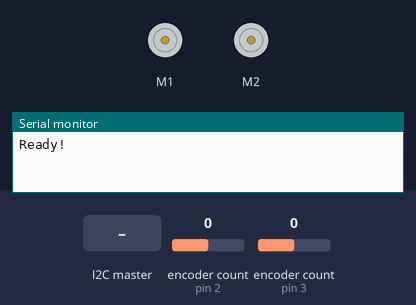
This sketch was run on a simulated Arduino Uno, built with avr-gcc and run on an emulated ATmega328P. Shown: 2 × DC motor (green arrow = forward, orange = backward, longer = faster), the last lines printed to the serial monitor. The inputs (shaded band) are chosen by the test bench; at power-on: encoder count (sensors on pin 2, pin 3) 0.

Above: at 1.2 s.
1.3 s: the I2C master sends the byte 1
At 1.9 s:
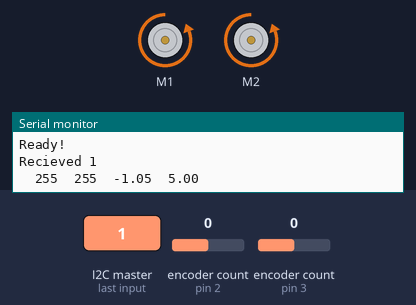
2.8 s: encoder count (sensor on pin 2) set to 4
At 3.7 s:
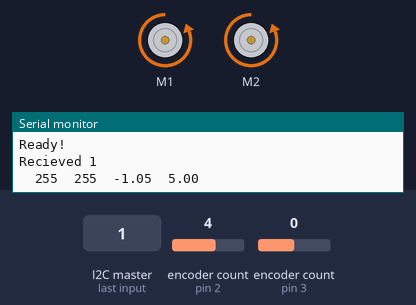
4.3 s: encoder count (sensor on pin 3) set to 4
At 4.6 s:
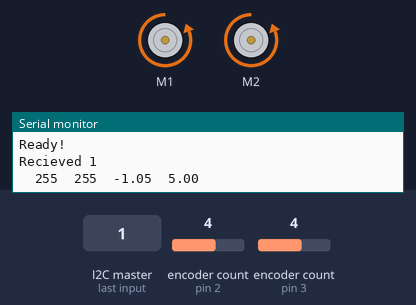
5.8 s: the I2C master sends the byte 0
At 6.7 s:
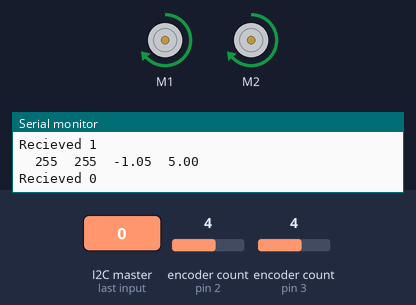
7.3 s: encoder count (sensor on pin 2) set to 5
At 8.3 s:
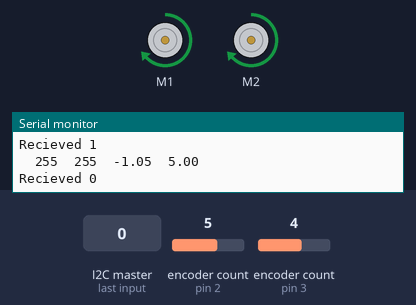
8.8 s: encoder count (sensor on pin 3) set to 3
At 9.3 s:
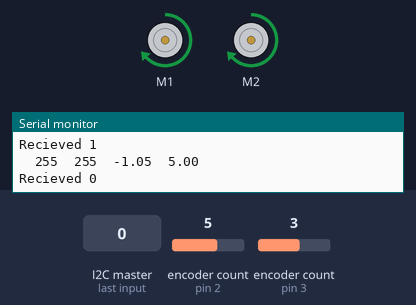
Timing chart, 0 to 11.3 s (numbered marks = the images above; inputs shaded):
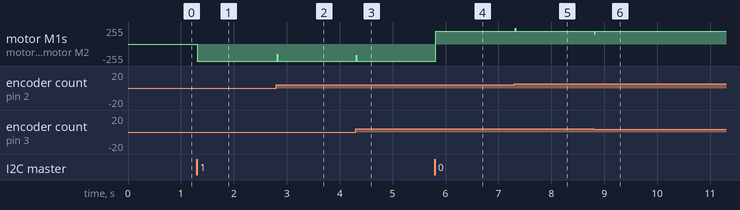

Measured:
- after the input at 1.3 s, motor M1, motor M2: stopped → backward 255/255 at once
- after the input at 2.8 s, motor M1, motor M2: backward 255/255 → backward 155/255 at once, → backward 255/255 0.01 s later
- after the input at 4.3 s, motor M1, motor M2: backward 255/255 → backward 172/255 at once, → backward 255/255 0.01 s later
- after the input at 5.8 s, motor M1, motor M2: backward 255/255 → forward 189/255 at once
- after the input at 7.3 s, motor M1, motor M2: forward 189/255 → forward 235/255 at once, → forward 189/255 0.01 s later
- after the input at 8.8 s, motor M1, motor M2: forward 189/255 → forward 147/255 at once, → forward 189/255 0.01 s later

The sketch:

arduino_program.ino
```cpp
// SEED Lab, Team 3, Demo 2

#include <DualMC33926MotorShield.h>
#include <Encoder.h>
#include <Wire.h>

#define PERIPHERAL_ADDRESS 0x08

Encoder knobLeft(2, 6);
Encoder knobRight(3, 5);

DualMC33926MotorShield md;

const double in_per_cm = 0.3937008;
const double ft_per_cm = in_per_cm/12;

double currentTime() {
  return millis()/1000.0;
}

// PID variables
double Kp_phi = 10.0051896084746; // Hz

double Kp_phi_dot = 10.22597888102; // V*s/rad
double Kd_phi_dot = 0; // V*s^2/rad
double D_phi_dot = 0; // derivative
double D_phi_dot_old1 = 0; // previous derivative
double D_phi_dot_old2 = 0; // previous derivative
double e_phi_dot_past = 0; // previous value

double Kp_rho_dot = 7.14216735267938; // V*s/m
double Ki_rho_dot = 119.884076500748; // V/m
double I_rho_dot = 0; // integral
// double e_rho_dot_past = 0; // previous value

const double Ts_MIN = 0.01;
double Ts = 0.1; // Time step
double Tc = currentTime(); // Running time

//initialize variables
const double r = 3.0 / 12.0;  // radius of the wheel
const double d = 28 * ft_per_cm; // distance between the wheels
const double LEFT_MOTOR_WEIGHT = 1;
const double RIGHT_MOTOR_WEIGHT = 1;

// Max voltage that can be supplied
// NOTE should be set depending on charge
// const double umax = 7.8;
const double umax = 6;

// ---== TASKS ==---
bool should_turn = true;
bool should_move = true;
double turn_by_angle = 0.0*PI/180.0; // radians
double forward_distance = 0; // ft
const double move_speed = 1; // ft/s
const double search_speed = 50.0*PI/180.0; // radians/s
const double max_turn_speed = 90.0*PI/180.0; // radians/s

bool is_searching = false;
bool is_moving = false;
bool at_destination = false;
double distance_traveled = 0;
double turn_to_angle = 0;

double x_offset = 0;
double y_offset = 0;
double search_end_angle = 0;
bool should_set_end_angle = false;
bool should_resume_searching = false;

double theta1_old = 0;
double theta2_old = 0;
double u_diff_old = 0;
double u_bar_old = 0;

void setup() {
  // Start serial for output
  Serial.begin(115200);

  // Initialize motor
  md.init();

  // Initialize i2c as peripheral
  Wire.begin(PERIPHERAL_ADDRESS);

  // Set I2C callbacks
  Wire.onReceive(receiveData);
  Wire.onRequest(sendData);

  Serial.println("Ready!");
}

void loop() {
  // Update target angle
  turn_to_angle += turn_by_angle;
  turn_by_angle = 0;

  // Set phi_desired based on task settings
  double phi_desired;
  if (should_turn) {
    phi_desired = turn_to_angle;
  } else {
    phi_desired = 0;
  }

  // Get motor radians
  long ticks1 = knobRight.read(); //NOTE left
  long ticks2 = knobLeft.read(); //NOTE right
  double theta1 = -((double)ticks1/3200)*2*PI;
  double theta2 = ((double)ticks2/3200)*2*PI;
  // Serial.print("\tTheta1: ");
  // Serial.print(theta1);
  // Serial.print("\tTheta2: ");
  // Serial.print(theta2);

  // Get motor radian speed
  double theta1_dot = (theta1 - theta1_old)/Ts;
  double theta2_dot = (theta2 - theta2_old)/Ts;
  // Serial.print("\tTheta1_dot: ");
  // Serial.print(theta1_dot);
  // Serial.print("\tTheta2_dot: ");
  // Serial.print(theta2_dot);


  // Calculate phi
  double phi = r*(theta1 - theta2)/d;
  // Serial.print("\tPhi: ");
  // Serial.print(phi);
  // Serial.print("\tPhi_des: ");
  // Serial.print(phi_desired);

  // Set initial angle
  if (should_set_end_angle) {
    should_set_end_angle = false;
    search_end_angle = phi + 5*PI;
  }

  // Calculate error
  double e_phi = phi_desired - phi;

  // PID Output
  double phi_dot_desired;
  if (!is_searching) phi_dot_desired = Kp_phi*e_phi; // P
  else if (phi >= search_end_angle) {
    // Go to the center
    double angle = atan2(-y_offset, -x_offset);
    turn_by_angle += angle;
    distance_traveled = 0;
    forward_distance = sqrt(x_offset*x_offset + y_offset*y_offset) - 0.5; // Fudged
    is_searching = false;
    is_moving = false;
    at_destination = false;
    should_resume_searching = true;
  } else {
    phi_dot_desired = search_speed;
    // Update the angle we're at.
    turn_to_angle = phi;
  }
  // Bound phi_dot_desired
  if (abs(phi_dot_desired) > max_turn_speed)
    phi_dot_desired = sgn(phi_dot_desired)*max_turn_speed;


  // Get phi_dot
  double phi_dot = r*(theta1_dot - theta2_dot)/d;
  // Serial.print("\tPhi_dot: ");
  // Serial.print(phi_dot);
  // Serial.print("\tPhi_dot_des: ");
  // Serial.print(phi_dot_desired);

  // Calculate error
  double e_phi_dot = phi_dot_desired - phi_dot;
  // Prevent jittering
  if (abs(phi_dot) > abs(phi_dot_desired) && abs(phi_dot_desired) < 1.5*abs(phi_dot))
    e_phi_dot = 0;

  // PID for phi_dot
  D_phi_dot_old2 = D_phi_dot_old1;
  D_phi_dot_old1 = D_phi_dot;
  D_phi_dot = (e_phi_dot-e_phi_dot_past)/Ts; // derivative implementation
  double D_phi_dot_lowpass = (D_phi_dot + D_phi_dot_old1 + D_phi_dot_old2)/3;
  e_phi_dot_past = e_phi_dot; // update val to get other vals


  // Set rho_dot_desired based on task settings and turning progress
  double rho_dot_desired;
  double current_time = currentTime();
  if (should_move && !is_moving && abs(e_phi) < 0.02 && abs(e_phi_dot) < 0.02) {
    is_moving = true;
  }
  if (is_moving && !is_searching && distance_traveled < forward_distance) {
    rho_dot_desired = move_speed;
  } else {
    rho_dot_desired = 0;
  }
  // Serial.print("\tCurrent time: ");
  // Serial.print(current_time);
  // Serial.print("\tEnd time: ");
  // Serial.print(end_time);


  // Get rho_dot
  double rho_dot = r*(theta1_dot + theta2_dot)/2;
  distance_traveled += rho_dot*Ts;
  x_offset += rho_dot*Ts*cos(phi);
  y_offset += rho_dot*Ts*sin(phi);
  // Serial.print("\tRho_dot: ");
  // Serial.print(rho_dot);
  // Serial.print("\tRho_dot_des: ");
  // Serial.print(rho_dot_desired);
  // Serial.print("\tDistance: ");
  // Serial.print(distance_traveled);
  // Serial.print("\tDistance_des: ");
  // Serial.print(forward_distance);

  // Calculate error
  double e_rho_dot = rho_dot_desired - rho_dot;

  // PID for rho_dot
  // if (sgn(e_rho_dot_past) != sgn(e_rho_dot)) I_rho_dot = 0; // Reset integral on direction switch
  I_rho_dot += Ts*e_rho_dot; // integral implementation
  // e_rho_dot_past = e_rho_dot; // update val to get other vals
  // Serial.print("\tI_rho_dot:  ");
  // Serial.print(I_rho_dot);
  // Serial.print("\te_rho_dot: ");
  // Serial.print(e_rho_dot);


  // PID Outputs
  // double u_diff = Kp_phi_dot*e_phi_dot + Kd_phi_dot*D_phi_dot; // PD
  double u_diff = Kp_phi_dot*e_phi_dot + Kd_phi_dot*D_phi_dot_lowpass; // PD (filtered)

  double u_bar;
  if (is_moving) {
    u_bar = Kp_rho_dot*e_rho_dot + Ki_rho_dot*I_rho_dot; // PI
  } else u_bar = 0;

  // Serial.print("\tu_diff: ");
  // Serial.print(u_diff);
  // Serial.print("\tu_bar: ");
  // Serial.print(u_bar);

  // Update Tc and Ts
  while(currentTime() < Tc + Ts_MIN);
  current_time = currentTime();
  Ts = current_time - Tc;
  Tc = current_time;
  // Serial.print("\tTs: ");
  // Serial.print(Ts);

  // Update theta1_old and theta2_old
  theta1_old = theta1;
  theta2_old = theta2;

  // Convert u_bar and u_diff to motor voltages
  double uM1 = (u_bar + u_diff)/2;
  double uM2 = (u_bar - u_diff)/2;

  // Saturation Checking
  if (abs(uM1) > umax) {
    uM1 = sgn(uM1)*umax;
  }
  if (abs(uM2) > umax) {
    uM2 = sgn(uM2)*umax;
  }
  //NOTE uncomment if needed
  // u_bar = uM1 + uM2;
  // e_rho_dot = sgn(e_rho_dot)*min(u_bar/Kp_rho_dot, abs(e_rho_dot));
  // I_rho_dot = (u_bar-Kp_rho_dot*e_rho_dot)/Ki_rho_dot; // PI


  // Serial.print("\tuM1: ");
  // Serial.print(uM1);
  // Serial.print("\tuM2: ");
  // Serial.print(uM2);

  // Convert to speeds and send to motor
  int speed1 = uM1*400/umax;
  int speed2 = -uM2*400/umax;
  if (is_moving) {
    speed1 *= LEFT_MOTOR_WEIGHT;
    speed2 *= RIGHT_MOTOR_WEIGHT;
  }
  md.setM1Speed(speed1); // left
  md.setM2Speed(speed2); // right
  stopIfFault();

  // Serial.print("\n");

  if (is_moving && !is_searching && distance_traveled >= forward_distance) {
    if (should_resume_searching) {
      // Resume searching
      should_resume_searching = false;
      is_searching = true;
      // NOTE Will already be at center...
      should_set_end_angle = true;
    } else {
      // Inform pi when we've finished moving
      at_destination = true;
    }
  } else {
    at_destination = false;
  }
}

// Get data from raspberry pi
const double MAX_DIST = 5;
const double ANGLE_MIN = -PI/3;
const double ANGLE_MAX = PI/3;
const double ANGLE_RANGE = ANGLE_MAX - ANGLE_MIN;
void receiveData(int _byte_count) {
  byte command = Wire.read();
  Serial.print("\nRecieved ");
  Serial.println(command);

  if (command == 0) {
    // Search for marker
    is_searching = true;
    should_set_end_angle = true;
  } else if (command == 1) {
    // Update angle and distance
    byte angle_byte = Wire.read();
    byte distance_byte = Wire.read();
    Serial.print("\t");
    Serial.print(angle_byte);
    Serial.print("\t");
    Serial.print(distance_byte);
    Serial.print("\t");

    double angle = -(angle_byte*ANGLE_RANGE/255 + ANGLE_MIN);
    double distance = distance_byte*MAX_DIST/255;
    Serial.print(angle);
    Serial.print("\t");
    Serial.println(distance);

    // The first angle may be sent late, so decrease it by the search speed times the delay
    if (is_searching) turn_by_angle += angle - search_speed * 0.3;
    else turn_by_angle += angle;
    distance_traveled = 0;
    forward_distance = distance - 0.5; // Fudged
    is_searching = false;
    is_moving = false;
    at_destination = false;
    should_resume_searching = false;
  } else {
    Serial.print("error: unexpected command ");
    Serial.println(command);
  }
}

void sendData() {
  Wire.write(at_destination);
  Serial.print("Sent ");
  Serial.print(at_destination);
  Serial.print("\n");
}

void stopIfFault() {
  if (md.getFault()) {
    Serial.println("fault");
    while (true);
  }
}

int sgn(double v) {
  if (v >= 0) return 1;
  else return -1;
}
```
